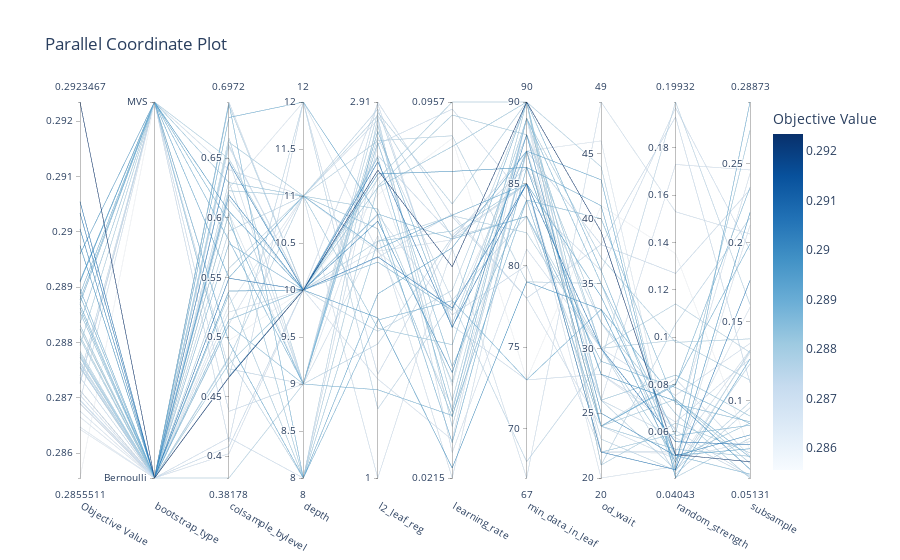

Write notebook code for a chart like this one.
### Markdown cell above
Interestingly, the random_strength had the most importance in this phase of the tuning, not the learning rate.

### Code cell
# Plot Multivariate Visualization
plot_parallel_coordinate(study).show()

## Notes:
# - Each line is a trial
# - X-axis has the hyperparameters
# - Y-axis is the hyperparameter value
# - Color is the Objective Value
# - See which parameter ranges tend to result in better scores
